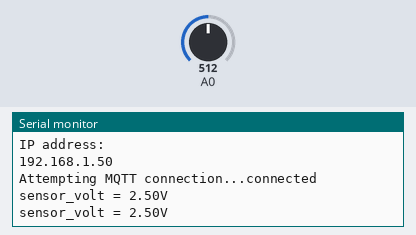
A sketch run on a simulated ESP8266 (NodeMCU). Parts: the last lines printed to the serial monitor. The inputs (shaded band) are chosen by the test bench; at power-on: A0 = 512. WiFi joins after 1.5 s; servers stay silent unless stated; no MQTT or app messages arrive unless stated.

Above: at 2.7 s.
2.8 s: A0 set to 716
At 4.1 s:
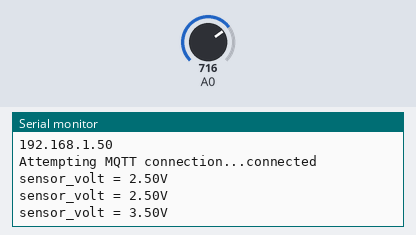
4.3 s: A0 set to 900
At 5.2 s:
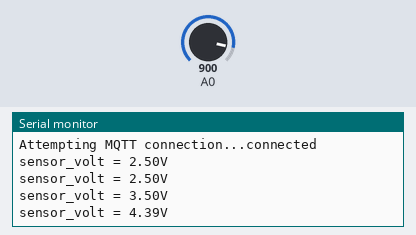
Timing chart, 0 to 7.3 s (numbered marks = the images above; inputs shaded):
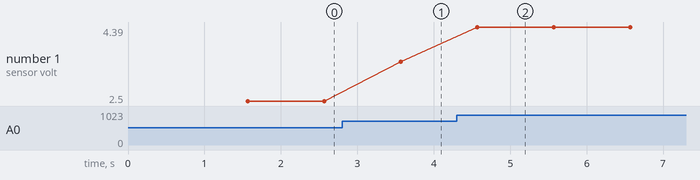

The sketch:

Lab_Gas_Sensor.ino
```cpp
#include <ESP8266WiFi.h>
#include <PubSubClient.h>
#include "DHT.h"
#define LEDPIN  D1
#define BUILTIN_LED D2
const char* ssid = "Apple TV";
const char* password = "APPLE_TV";
const char* mqtt_server = "m12.cloudmqtt.com";

char msg[50];

WiFiClient espClient;
PubSubClient client(espClient);

void setup() {
  Serial.begin(115200);
  setup_wifi();
  client.setServer(mqtt_server, 10250); //port ใน mqtt
  client.setCallback(callback);
}

void setup_wifi() {

  delay(10);
  // We start by connecting to a WiFi network
  Serial.println();
  Serial.print("Connecting to ");
  Serial.println(ssid);

  WiFi.begin(ssid, password);

  while (WiFi.status() != WL_CONNECTED) {
    delay(500);
    Serial.print(".");
  }
  Serial.println("");
  Serial.println("WiFi connected");
  Serial.println("IP address: ");
  Serial.println(WiFi.localIP());
}

void callback(char* topic, byte* payload, unsigned int length) {
  Serial.print("Message arrived [");
  Serial.print(topic);
  Serial.print("] ");
}

void reconnect() {
  // Loop until we're reconnected
  while (!client.connected()) {
    Serial.print("Attempting MQTT connection...");
    // Attempt to connect
    if (client.connect("IoT_Gas", "wvottqye", "tr8fy-KkiXay")) { // topic,username,password
      Serial.println("connected");
      // Once connected, publish an announcement...
      client.publish("iot", "Start");
      // ... and resubscribe
      //client.subscribe("Node2");
      client.publish("/checkGas", "Hi");
    } else {
      Serial.print("failed, rc=");
      Serial.print(client.state());
      Serial.println(" try again in 5 seconds");
      // Wait 5 seconds before retrying
      delay(5000);
    }
  }
}

void loop() {
  if (!client.connected()) {
    reconnect();
  }
  client.loop();

  char gas[50];

  float sensor_volt;
  float sensorValue;

  sensorValue = analogRead(A0);
  sensor_volt = sensorValue / 1024 * 5.0;

  Serial.print("sensor_volt = ");
  Serial.print(sensor_volt);
  Serial.println("V");
  delay(1000);
  itoa(sensor_volt,gas,10);
  snprintf (msg,75,gas);
  client.publish("/checkGas", msg);
}
```

Measured:
- after the input at 2.8 s, the serial monitor: prints a new line after 0.77 s (image 1)
- after the input at 4.3 s, the serial monitor: prints a new line after 0.27 s (image 2)
- plotted number 1: 2.5 → 3.5 after the input at 2.8 s, 3.5 → 4.39 after the input at 4.3 s
